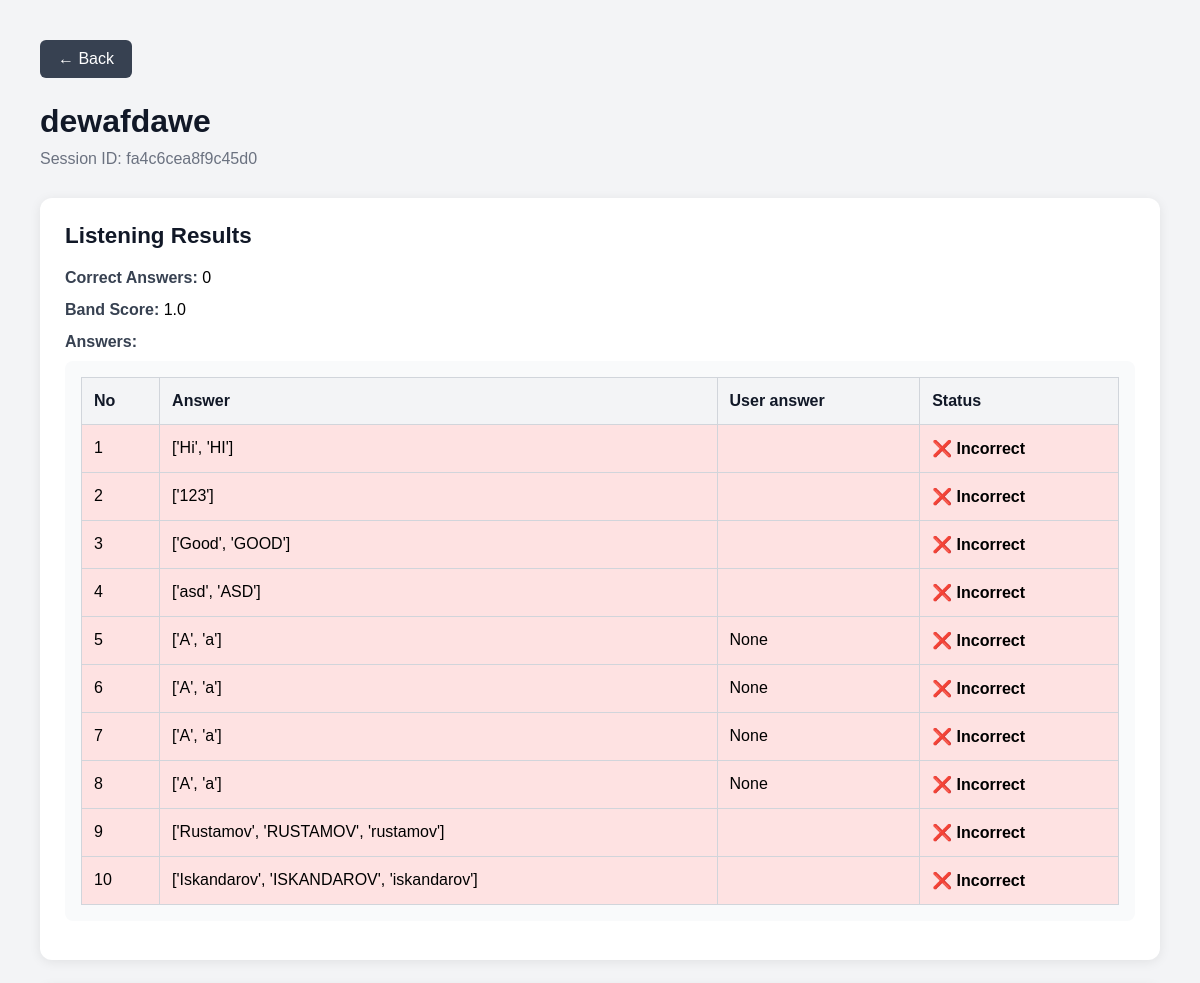
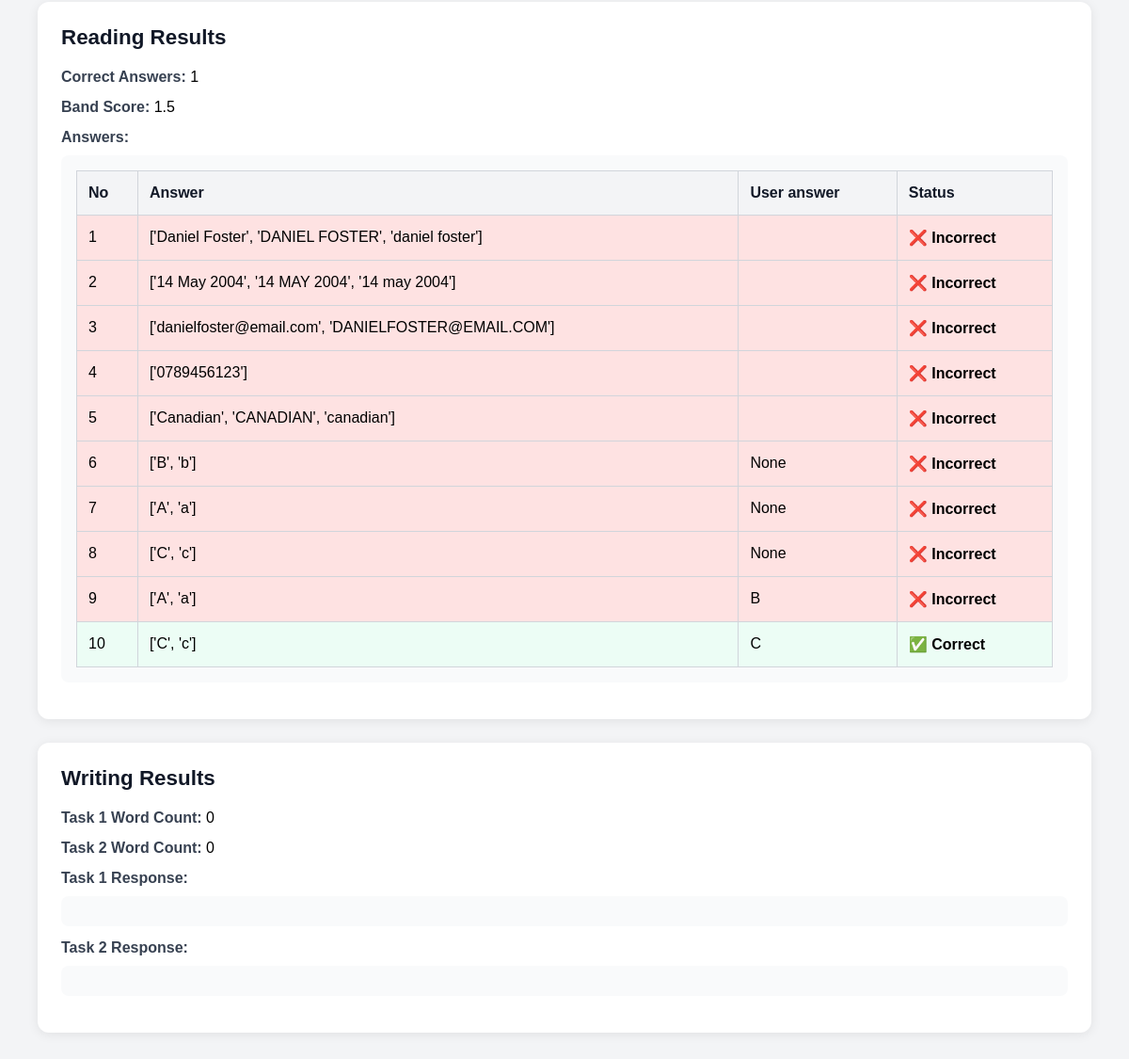
The page /results/student/fa4c6cea8f9c45d0/ on the database its author committed (2 pictures, top to bottom).
### core/models.py (models this page shows)
class ResultsTable(models.Model):
    exam_session = models.ForeignKey(           # ← new
        ExamSession,
        on_delete=models.SET_NULL,
        null=True, blank=True,
        related_name='results'
    )
    session_id = models.CharField(max_length=50, primary_key=True, unique=True)
    username = models.CharField(max_length=100)
    session_date = models.DateTimeField(auto_now_add=True)

class ListeningResults(models.Model):
    session = models.OneToOneField(
        'ResultsTable',
        on_delete=models.CASCADE,
        primary_key=True
        )
    test = models.ForeignKey(
        'ListeningTest',
        on_delete=models.SET_NULL,
        null=True,
        blank=True
        )
    listening_row_answers = models.JSONField()
    listening_correct_count = models.IntegerField()
    listening_mark = models.DecimalField(max_digits=2, decimal_places=1)

class ReadingResults(models.Model):
    session = models.OneToOneField('ResultsTable', on_delete=models.CASCADE, primary_key=True)
    test = models.ForeignKey('ReadingTest', on_delete=models.SET_NULL, null=True)
    reading_row_answers = models.JSONField()
    reading_correct_count = models.IntegerField()
    reading_mark = models.DecimalField(max_digits=2, decimal_places=1)

class WritingResults(models.Model):
    session = models.OneToOneField(
        'ResultsTable',
        on_delete=models.CASCADE,
        primary_key=True
        )
    test_id = models.CharField(max_length=50)
    task1_text = models.TextField()
    task2_text = models.TextField()
    task1_word_count = models.CharField()
    task2_word_count = models.CharField()

### core/views.py (the view)
# urls.py: path('results/student/<str:session_id>/', views.student_full_result, name='student_full_result'),
def student_full_result(request, session_id):
    result = get_object_or_404(
        ResultsTable,
        session_id=session_id
    )
    listening = ListeningResults.objects.filter(
        session=result
    ).first()
    try:
        listening_test = get_object_or_404(ListeningTest, id=int(listening.test_id))
        listening_answers = prepare(listening_test.answers)
    except:
        listening_answers = []
    reading = ReadingResults.objects.filter(
        session=result
    ).first()
    try:
        reading_test = get_object_or_404(ReadingTest, id=int(reading.test_id))
        reading_answers = prepare(reading_test.answers)
    except:
        reading_answers = []
    writing = WritingResults.objects.filter(
        session=result
    ).first()
    return render(request, 'core/student_full_result.html', {
        'result': result,
        'listening': listening,
        'listening_answers': listening_answers,
        'reading': reading,
        'reading_answers': reading_answers,
        'writing': writing,
    })

### core/templatetags/dict_extras.py (called while the page is built)
@register.filter
def get_item(dictionary, key):
    if isinstance(dictionary, dict):
        return dictionary.get(key)
    return None

### core/templates/core/student_full_result.html (shortened to what this page needs)
{% load dict_extras %}
<!DOCTYPE html>
<html lang="en">
<head>
</head>
<body>
    <div class="container">
        <a
            href="javascript:history.back()"
            class="back-btn"
        >
            ← Back
        </a>
        <h1 class="title">
            {{ result.username }}
        </h1>
        <p class="subtitle">
            Session ID: {{ result.session_id }}
        </p>
        <div class="card">
            <h2 class="section-title">
                Listening Results
            </h2>
            {% if listening %}
                <div class="info-row">
                    <span class="label">Correct Answers:</span>
                    {{ listening.listening_correct_count }}
                </div>
                <div class="info-row">
                    <span class="label">Band Score:</span>
                    {{ listening.listening_mark }}
                </div>
                <div class="info-row">
                    <span class="label">
                        Answers:
                    </span>
                    <div class="answers-box">
                        <table class="answers-table">
                            <thead>
                                <tr>
                                    <th>No</th>
                                    <th>Answer</th>
                                    <th>User answer</th>
                                    <th>Status</th>
                                </tr>
                            </thead>
                            <tbody>
                                {% for key, value in listening.listening_row_answers.items %}
                                    {% if key != "id" %}
                                        {% with correct_answers=listening_answers|get_item:key %}
                                            {% if value in correct_answers %}
                                                <tr class="correct">
                                            {% else %}
                                                <tr class="incorrect">
                                            {% endif %}
                                                <td>{{ forloop.counter|add:-1 }}</td>
                                                <td>{{ correct_answers }}</td>
                                                <td>{{ value }}</td>
                                                <td class="status">
                                                    {% if value in correct_answers %}
                                                        ✅ Correct
                                                    {% else %}
                                                        ❌ Incorrect
                                                    {% endif %}
                                                </td>
                                            </tr>
                                        {% endwith %}
                                    {% endif %}
                                {% endfor %}
                            </tbody>
                        </table>
                    </div>
                </div>
            {% else %}
                <p>No listening results found.</p>
            {% endif %}
        </div>
        <div class="card">
            <h2 class="section-title">
                Reading Results
            </h2>
            {% if reading %}
                <div class="info-row">
                    <span class="label">Correct Answers:</span>
                    {{ reading.reading_correct_count }}
                </div>
                <div class="info-row">
                    <span class="label">Band Score:</span>
                    {{ reading.reading_mark }}
                </div>
                <div class="info-row">
                    <span class="label">
                        Answers:
                    </span>
                    <div class="answers-box">
                        <table class="answers-table">
                            <thead>
                                <tr>
                                    <th>No</th>
                                    <th>Answer</th>
                                    <th>User answer</th>
                                    <th>Status</th>
                                </tr>
                            </thead>
                            <tbody>
                                {% for key, value in reading.reading_row_answers.items %}
                                    {% if key != "id" %}
                                        {% with correct_answers=reading_answers|get_item:key %}
                                            {% if value in correct_answers %}
                                                <tr class="correct">
                                            {% else %}
                                                <tr class="incorrect">
                                            {% endif %}
                                                <td>{{ forloop.counter|add:-1 }}</td>
                                                <td>{{ correct_answers }}</td>
                                                <td>{{ value }}</td>
                                                <td class="status">
                                                    {% if value in correct_answers %}
                                                        ✅ Correct
                                                    {% else %}
                                                        ❌ Incorrect
                                                    {% endif %}
                                                </td>
                                            </tr>
                                        {% endwith %}
                                    {% endif %}
                                {% endfor %}
                            </tbody>
                        </table>
                    </div>
                </div>
            {% else %}
                <p>No reading results found.</p>
            {% endif %}
        </div>
        <div class="card">
            <h2 class="section-title">
                Writing Results
            </h2>
            {% if writing %}
                <div class="info-row">
                    <span class="label">Task 1 Word Count:</span>
                    {{ writing.task1_word_count }}
                </div>
                <div class="info-row">
                    <span class="label">Task 2 Word Count:</span>
                    {{ writing.task2_word_count }}
                </div>
                <div class="info-row">
                    <span class="label">
                        Task 1 Response:
                    </span>
                    <div class="answers-box">
                    </div>
                </div>
                <div class="info-row">
                    <span class="label">
                        Task 2 Response:
                    </span>
                    <div class="answers-box">
                    </div>
                </div>
            {% else %}
                <p>No writing results found.</p>
            {% endif %}
        </div>
    </div>
</body>
</html>

### core/templates/core/student_full_result.html (style rules this page uses)
* { margin: 0; padding: 0; box-sizing: border-box; font-family: Arial, sans-serif; }
body { background: #f3f4f6; padding: 40px; }
.container { max-width: 1200px; margin: auto; }
.back-btn { display: inline-block; margin-bottom: 25px; background: #374151; color: white; text-decoration: none; padding: 10px 18px; border-radius: 6px; }
.title { font-size: 2rem; margin-bottom: 10px; color: #111827; }
.subtitle { color: #6b7280; margin-bottom: 30px; }
.card { background: white; border-radius: 12px; padding: 25px; margin-bottom: 25px; box-shadow: 0 2px 12px rgba(0,0,0,0.08); }
.section-title { font-size: 1.4rem; margin-bottom: 20px; color: #111827; }
.info-row { margin-bottom: 14px; }
.label { font-weight: bold; color: #374151; }
.answers-box { background: #f9fafb; padding: 16px; border-radius: 8px; overflow-x: auto; margin-top: 10px; }
.answers-table { width: 100%; border-collapse: collapse; }
.answers-table th, .answers-table td { border: 1px solid #d1d5db; padding: 14px 12px; text-align: left; vertical-align: top; }
.answers-table th { background: #f3f4f6; color: #111827; }
.answers-table tr.correct { background: #ecfdf5; }
.answers-table tr.incorrect { background: #fee2e2; }
.answers-table td.status { font-weight: 700; white-space: nowrap; }

### rows shown on the page
ResultsTable: username "dewafdawe", session_id "fa4c6cea8f9c45d0"
ListeningResults: listening_correct_count "0", listening_mark "1.0"
ReadingResults: reading_correct_count "1", reading_mark "1.5"
WritingResults: task1_word_count "0", task2_word_count "0"

### other values the page prints
{{ correct_answers }} "['Hi', 'HI']" "['123']" "['Good', 'GOOD']" "['asd', 'ASD']" "['A', 'a']" "['A', 'a']" "['A', 'a']" "['A', 'a']" "['Rustamov', 'RUSTAMOV', 'rustamov']" "['Iskandarov', 'ISKANDAROV', 'iskandarov']"
{{ value }} "None" "None" "None" "None"
{{ correct_answers }} "['Daniel Foster', 'DANIEL FOSTER', 'daniel foster']" "['14 May 2004', '14 MAY 2004', '14 may 2004']" "['danielfoster@email.com', 'DANIELFOSTER@EMAIL.COM']" "['0789456123']" "['Canadian', 'CANADIAN', 'canadian']" "['B', 'b']" "['A', 'a']" "['C', 'c']" "['A', 'a']" "['C', 'c']"
{{ value }} "None" "None" "None" "B" "C"
